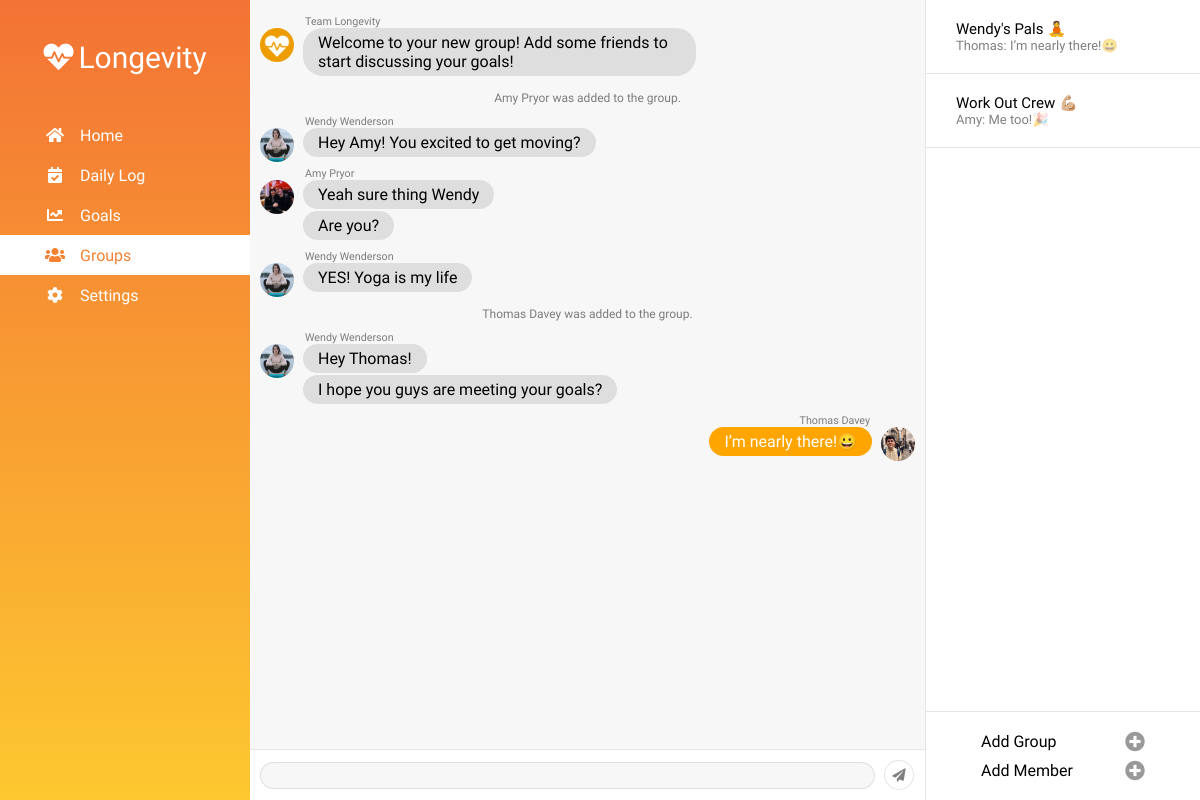
Page /tracker/groups/ (signed in) on the committed database.
### tracker/models.py (models this page shows, shortened)
class Message(models.Model):
    group = models.ForeignKey(Group, on_delete=models.CASCADE, null=True)
    author = models.ForeignKey(User, on_delete=models.CASCADE, null=True)
    message = models.TextField(null=True)
    posted = models.DateTimeField(auto_now_add=True)

class Group(models.Model):
    creator = models.ForeignKey(User, on_delete=models.DO_NOTHING, null=True)
    name = models.CharField(max_length=100, null=True)

### users/models.py (models this page shows, shortened)
class Profile(models.Model):
    SEX_CHOICES = [('M', 'Male'), ('F', 'Female')]
    ACTIVITY_LEVEL_CHOICES = [('1.2', 'Sedentary'), ('1.375', 'Lightly Active'),
                              ('1.55', 'Moderately Active'), ('1.725', 'Highly Active')]
    user = models.OneToOneField(User, on_delete=models.CASCADE)
    birth_date = models.DateField(null=True)
    sex = models.CharField(max_length=1, choices=SEX_CHOICES, null=True)
    height = models.IntegerField(null=True)
    weight = models.IntegerField(null=True)
    activity_level = models.CharField(max_length=5, choices=ACTIVITY_LEVEL_CHOICES, null=True)
    image = models.ImageField(default='default.png', upload_to='profile-pics')

### tracker/views.py (the view, shortened to what this page needs)
# urls.py: path('groups/', views.groups, name='tracker-groups'),
@login_required()
def groups(request):
    user = request.user
    groups = GroupMember.objects.raw('SELECT * FROM tracker_groupmember WHERE user_id = ' + str(user.id))
    messages = []
    last = []
    for item in groups:
        messages.append(Message.objects.raw('SELECT * FROM tracker_message WHERE group_id = ' + str(item.group.id)))
    def sortDate(elem):
        return elem[-1].posted
    messages.sort(key=sortDate, reverse=True)
    for set in messages:
        last.append(set[-1])
    form = MessageForm()
    create_group_form = CreateGroupForm()
    create_group_member_form = CreateGroupMemberForm()
    context = {
        'groups': groups,
        'messages': messages,
        'last': last,
        'selected': 'Groups',
        'form': form,
        'create_group_form': create_group_form,
        'create_group_member_form': create_group_member_form
    }
    return render(request, 'groups.html', context)

### tracker/forms.py
class MessageForm(forms.ModelForm):
    message = forms.CharField(widget=forms.TextInput(attrs={'class': 'groups-temp'}))
    class Meta:
        model = Message
        fields = ['message']

class CreateGroupForm(forms.ModelForm):
    class Meta:
        model = Group
        fields = ['name']

### users/templatetags/filters.py (called while the page is built)
@register.filter(name='add')
def add_class(value, arg):
    return value.as_widget(attrs={'class': arg})

### tracker/templates/groups.html (shortened to what this page needs)
{% extends 'template.html' %}
{% block content %}
    <div id="tabs">
        <div class="groups-list">
            <ul id="groups-side">
                {% for message in last %}
                    {% if message.author.username == 'admin' %}
                        <li>
                            <a href="#{{ message.group.id }}">{{ message.group.name }}<br><span>{{ message.message }}</span></a>
                        </li>
                    {% else %}
                        <li>
                            <a href="#{{ message.group.id }}">{{ message.group.name }}<br><span>{{ message.author.first_name }}: {{ message.message }}</span></a>
                        </li>
                    {% endif %}
                {% endfor %}
            </ul>
            <div id="groups-side-bottom">
                <p>Add Group <a id="create-group-button"><i class="fas fa-plus-circle"></i></a></p>
                <p>Add Member <a id="add-member-button"><i class="fas fa-plus-circle"></i></a></p>
            </div>
        </div>
        {%  if messages %}
        {% for set in messages %}
            <div id="{% for message in set %}{% if forloop.first %}{{ message.group.id }}{% endif %}{% endfor %}">
                <div class="groups-messages" id="chat-{% for message in set %}{% if forloop.first %}{{ message.group.id }}{% endif %}{% endfor %}">
                {% for message in set %}
                    {% ifchanged message.author %}
                        {% if message.author == user %}
                        <div class="chat-message groups-messages-user">
                            <h6>{{ message.author.first_name }} {{ message.author.last_name }}</h6>
                            <p>{{ message.message }}</p>
                            <div class="profile-picture" style="background-image: url('{{ message.author.profile.image.url }}'); width: 34px; height: 34px;"></div>
                        </div>
                        {% elif message.author.username == 'admin' %}
                        <p class="chat-message groups-messages-added">{{ message.message }}</p>
                        {% else %}
                        <div class="chat-message">
                            <h6>{{ message.author.first_name }} {{ message.author.last_name }}</h6>
                            <div class="profile-picture" style="background-image: url('{{ message.author.profile.image.url }}'); width: 34px; height: 34px;"></div>
                            <p>{{ message.message }}</p>
                        </div>
                        {% endif %}
                    {% else %}
                        {% if message.author == user %}
                        <div class="chat-message groups-messages-user">
                            <p style="margin: -3px 43px 5px 0">{{ message.message }}</p>
                        </div>
                        {% else %}
                        <div class="chat-message">
                            <p style="margin: -3px 0 5px 43px">{{ message.message }}</p>
                        </div>
                        {% endif %}
                    {% endifchanged %}
                {% endfor %}
                </div>
                {% for message in set %}
                    {% if forloop.first %}
                        <form method="POST" id="form-{{ message.group.id }}">
                        {% for field in form %}
                            <div class="groups-chat-box">
                                {{ field }}
                                <button type="submit" name="message"><i class="fas fa-paper-plane"></i></button>
                            </div>
                        {% endfor %}
                        </form>
                    {% endif %}
                {% endfor %}
            </div>
        {% endfor %}
        {% endif %}
    </div>
            {% load filters %}
            {% load filters %}
{% endblock content %}

### tracker/templates/template.html (shortened to what this page needs)
<!DOCTYPE html>
<html lang="en">
<head>
    <link rel="stylesheet" href="https://use.fontawesome.com/releases/v5.8.1/css/all.css">
    {% load static %}
    <link rel="stylesheet" href="{% static '/css/loading-bar.css' %}">
    {% load static %}
    {% load static %}
    {% load static %}
    <link rel="stylesheet" href="{% static '/css/forms.css' %}">
    {% load static %}
    <link rel="stylesheet" href="{% static '/css/Chart.css' %}">
    {% load static %}
    <link rel="stylesheet" href="{% static '/css/tracker.css' %}">
</head>
<body>
    <nav>
        <h1 id="logo"><i class="fas fa-heartbeat"></i>Longevity</h1>
        <ul>
            {% if selected == 'Home' %}
            <li><a class="selected"><span><i class="fas fa-home"></i></span><p>Home</p></a></li>
            {% else %}
            <li><a href="{% url 'tracker-home' %}"><span><i class="fas fa-home"></i></span><p>Home</p></a></li>
            {% endif %}
            {% if selected == 'Daily Log' %}
            <li><a class="selected"><span><i class="fas fa-calendar-check"></i></span><p>Daily Log</p></a></li>
            {% else %}
            <li><a href="{% url 'tracker-daily-log' %}"><span><i class="fas fa-calendar-check"></i></span><p>Daily Log</p></a></li>
            {% endif %}
            {% if selected == 'Goals' %}
            <li><a class="selected"><span><i class="fas fa-chart-line"></i></span><p>Goals</p></a></li>
            {% else %}
            <li><a href="{% url 'tracker-goals' %}"><span><i class="fas fa-chart-line"></i></span><p>Goals</p></a></li>
            {% endif %}
            {% if selected == 'Groups' %}
            <li><a class="selected"><span><i class="fas fa-users"></i></span><p>Groups</p></a></li>
            {% else %}
            <li><a href="{% url 'tracker-groups' %}"><span><i class="fas fa-users"></i></span><p>Groups</p></a></li>
            {% endif %}
            {% if selected == 'Settings' %}
            <li><a class="selected"><span><i class="fas fa-cog"></i></span><p>Settings</p></a></li>
            {% else %}
            <li><a href="{% url 'tracker-settings' %}"><span><i class="fas fa-cog"></i></span><p>Settings</p></a></li>
            {% endif %}
        </ul>
    </nav>
    <main>
        {% block content %}{% endblock %}
    </main>
</body>
</html>

### static/css/tracker.css (style rules this page uses)
* { margin: 0; padding: 0; font-family: 'Heebo', sans-serif; box-sizing: border-box; }
nav { position: fixed; height: 100%; width: 250px; z-index: 2; top: 0; left: 0; overflow: hidden; background-image: linear-gradient(to bottom, #F37335, #FDC830); color: white; transition: 0.5s; }
nav li { height: auto; }
#logo { margin: 40px 0; text-align: center; font-size: 30px; font-weight: 400; }
#logo i { margin-right: 5px; }
nav a { display: table; width: 100%; padding-left: 30px; text-decoration: none; color: white; font-weight: 300; }
nav a span, nav a p { display: table-cell; vertical-align: middle; }
nav a span { height: 40px; width: 50px; text-align: center; }
.selected, nav a:hover { color: #F58233; background-color: white; }
main { margin-left: 250px; transition: 0.5s; }
.groups-list { position: fixed; top: 0; right: 0; z-index: 1; width: 275px; background-color: white; min-height: 100vh; text-align: left; border-left: solid 1px rgba(0,0,0,0.1); transition: 0.5s; }
.groups-list li { list-style: none; }
.groups-list li a { text-decoration: none; border-bottom: solid 1px rgba(0,0,0,0.1); padding: 20px 30px; display: block; color: black; font-weight: 400; font-size: 15px; }
.groups-list li a span { color: rgba(0,0,0,0.5); font-size: 13px; font-weight: 300; display: block; max-width: 214px; white-space: nowrap; overflow: hidden; text-overflow: ellipsis; }
#groups-side-bottom { width: 274px; background-color: white; padding: 10px 5px; position: fixed; bottom: 0; right: 0; border-top: solid 1px rgba(0,0,0,0.1); transition: 0.5s; }
#groups-side-bottom p { margin: 10px 30px 10px 50px; font-weight: 300; }
#groups-side-bottom i { font-size: 20px; color: rgba(0,0,0,0.4); float: right; margin-right: 20px; }
.groups-messages { padding: 10px 10px 60px 10px; width: calc(100% - 275px); background-color: rgba(0,0,0,0.03); min-height: 100vh; }
.groups-messages .profile-picture { vertical-align: top; margin-top: 5px; }
.groups-messages p, .groups-messages div { vertical-align: middle; }
.groups-messages h6 { margin: 5px 0 -5px 45px; color: rgba(0,0,0,0.5); font-weight: 300; }
.groups-messages p { padding: 5px 15px; border-radius: 20px; margin: 5px; background-color: rgba(0,0,0,0.1); display: inline-block; max-width: 60%; font-weight: 400; }
.groups-messages-user { text-align: right; }
.groups-messages-user h6 { margin: 5px 45px -5px 0; color: rgba(0,0,0,0.5); font-weight: 300; }
.groups-messages-user p { background-color: orange; color: white }
.groups-messages-added { margin: 5px 0 !important; display: block !important; width: 100% !important; max-width: 100% !important; min-width: 100% !important; background-color: transparent !important; font-size: 12px; color: rgba(0,0,0,0.5); font-weight: 300; text-align: center; }
.groups-chat-box { display: block; padding: 10px; position: fixed; background-color: white; bottom: 0; width: calc(100% - 525px); border-top: solid 1px rgba(0,0,0,0.1); }
.groups-temp { width: calc(100% - 40px); padding: 5px 10px; border-radius: 30px; border: solid 1px rgba(0,0,0,0.1); outline: none; background-color: rgba(0,0,0,0.03); }
#tabs form button { width: 30px; height: 30px; margin-left: 5px; border-radius: 50%; background-color: white; border: solid 1px rgba(0,0,0,0.1); outline: none; color: rgba(0,0,0,0.5); }
.profile-picture { display: inline-block; border-radius: 50%; background-repeat: no-repeat; background-position: center center; background-size: cover; }

### rows in the picture
Message: group.name "Wendy's Pals 🧘", author.first_name "Thomas", message "I’m nearly there!😀", author.last_name "Davey", author.profile.image (picture)
Message: group.name "Work Out Crew 💪🏼", author.first_name "Amy", message "Me too!🎉"
Message: author.first_name "Team Longevity", author.profile.image (picture), message "Welcome to your new group! Add some friends to start discussing your goals!"
Message: message "Amy Pryor was added to the group."
Message: author.first_name "Wendy", author.last_name "Wenderson", author.profile.image (picture), message "Hey Amy! You excited to get moving?"
Message: author.first_name "Amy", author.last_name "Pryor", author.profile.image (picture), message "Yeah sure thing Wendy"
Message: message "Are you?"
Message: author.first_name "Wendy", author.last_name "Wenderson", author.profile.image (picture), message "YES! Yoga is my life"
Message: message "Thomas Davey was added to the group."
Message: author.first_name "Wendy", author.last_name "Wenderson", author.profile.image (picture), message "Hey Thomas!"
Message: message "I hope you guys are meeting your goals?"
